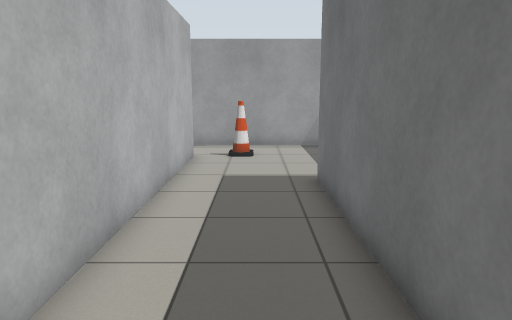
[1] (above)

24 first-person views from a walk through a robot-simulator world made for Gazebo. The camera is 1.2 m above the floor, tilts 10° down and sees 70° across. The floor is counted in squares, 0.5 m on a side. Each view is taken from the middle of a square. On the plan, view 1 faces up. The plan holds only what a view shows up to about 20 squares ahead; the rest is blank. The place goes on beyond the plan. Gazebo's built-in surfaces are drawn with simple patterns.

[2]
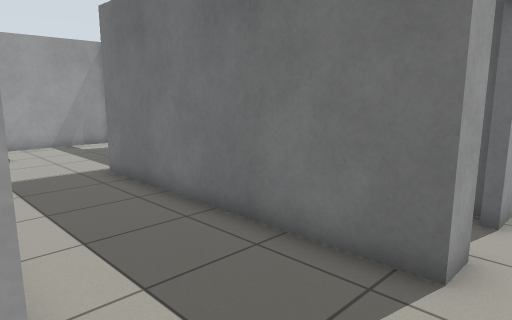

[3]
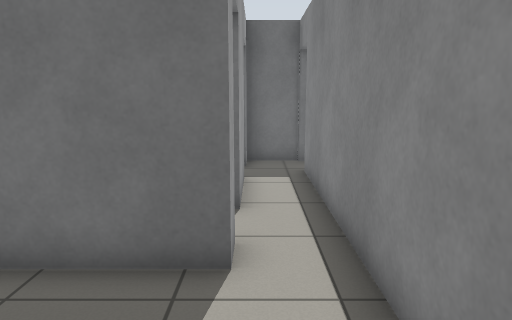

[4]
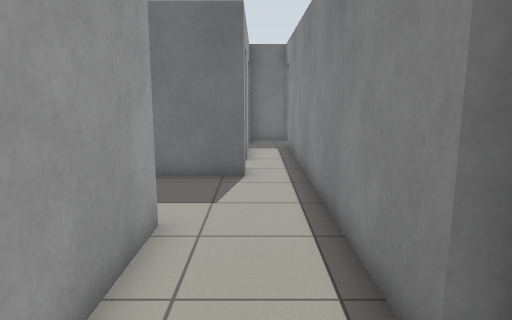

[5]
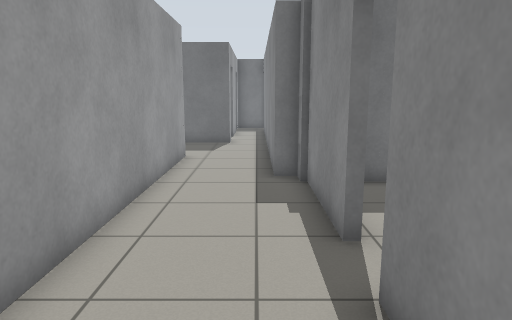

[6]
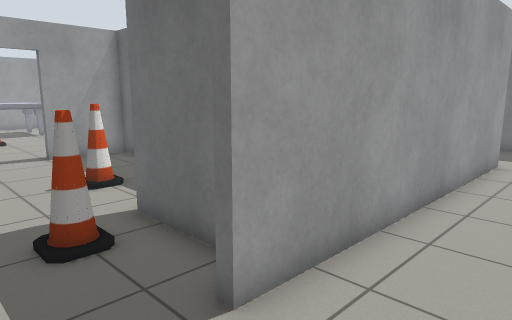

[7]
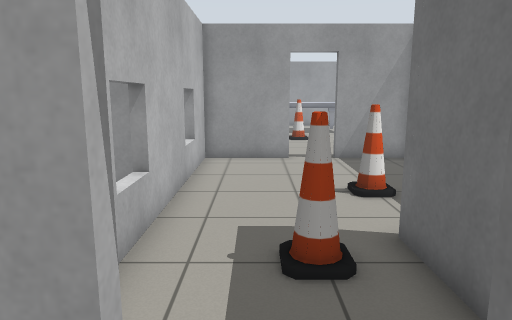

[8]
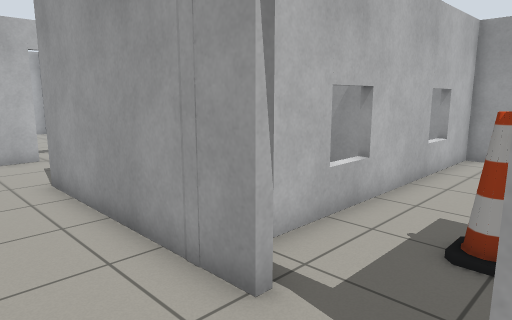

[9]
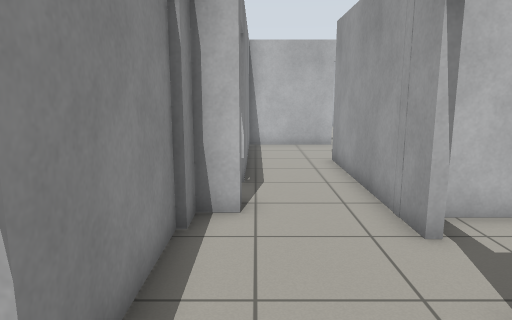

[10]
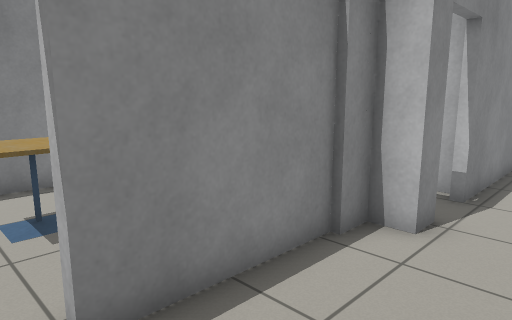

[11]
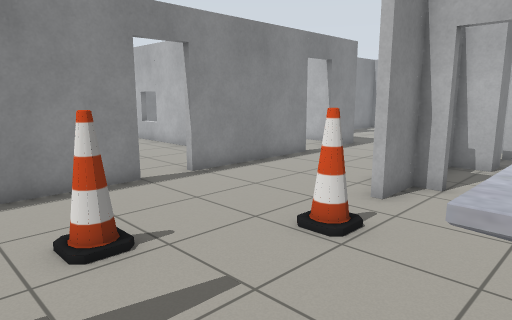

[12]
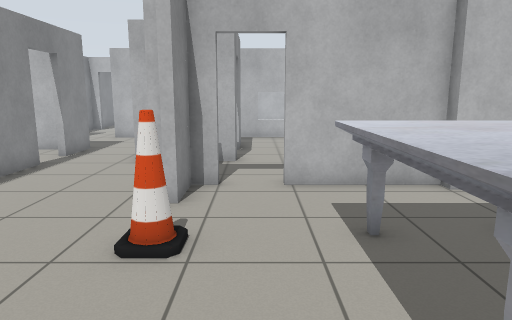

[13]
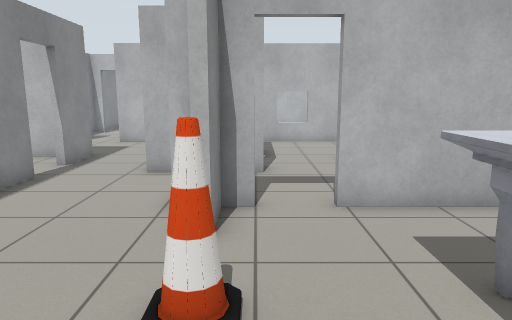

[14]
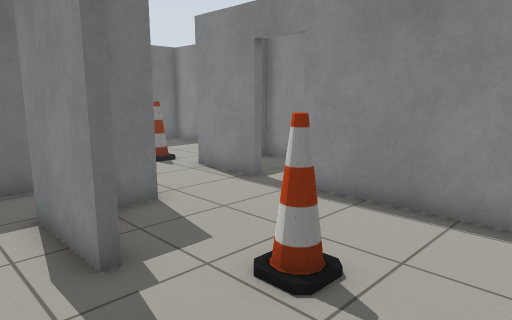

[15]
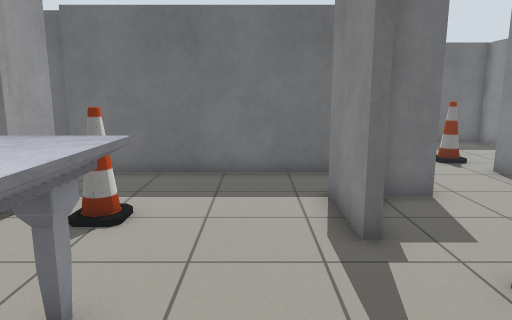

[16]
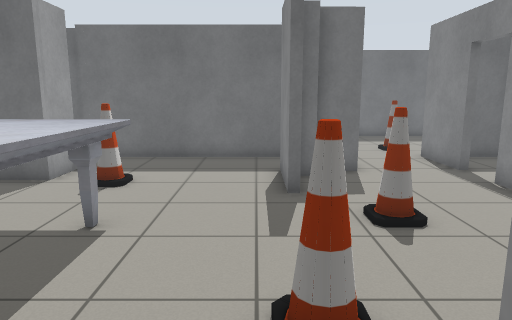

[17]
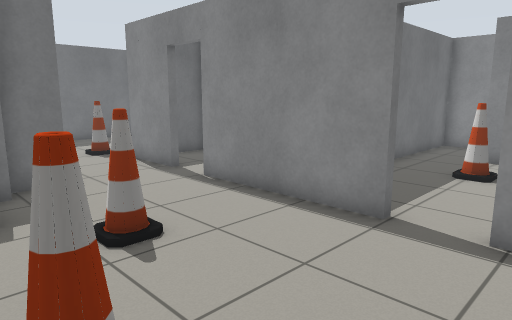

[18]
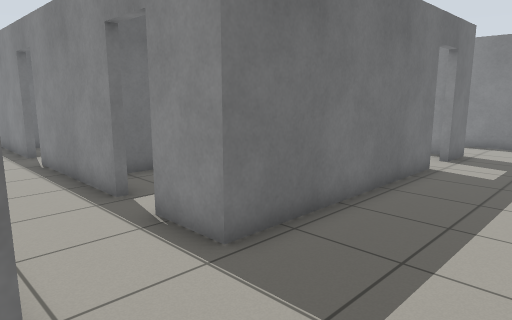

[19]
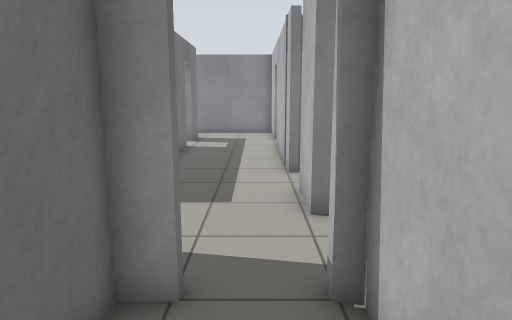

[20]
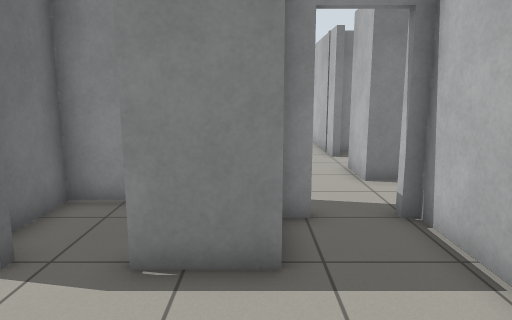

[21]
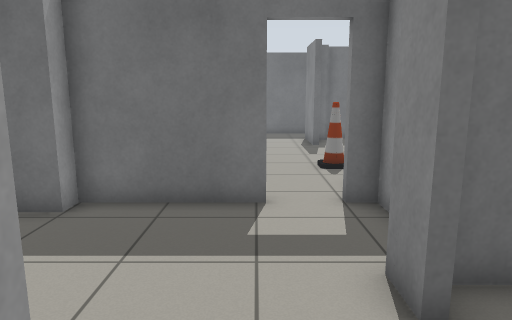

[22]
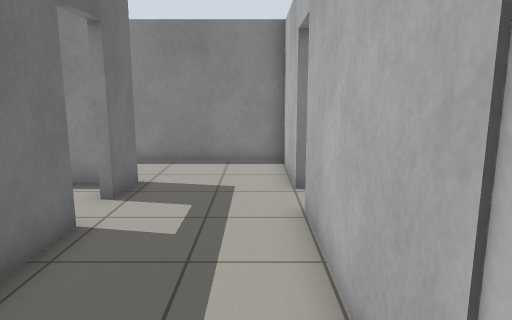

[23]
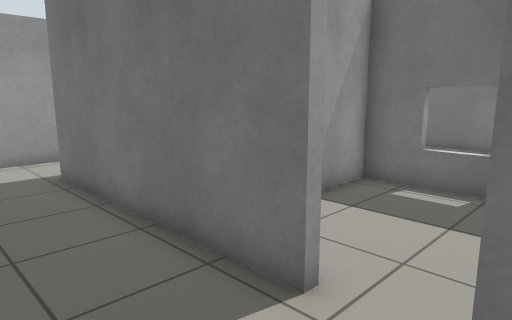

[24]
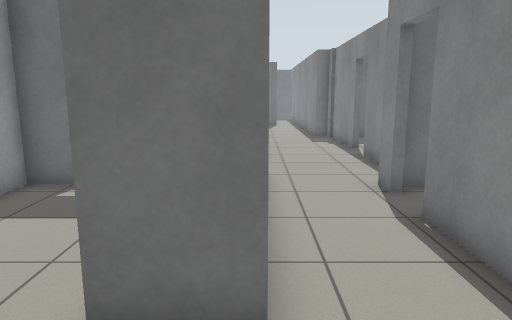

### Floor plan
Key: @ floor where view 1 was taken; # wall or solid block; . floor; D open door; = window, fence, low wall or low ledge; C cone; T cafe table; M marble table.
Columns run from 29 left of view 1 to 11 right of it. Each row starts with its distance up from view 1.
 27         ..###.      ..###.#
 26    .   ....#..MMM  M......#
 25 #..  # ....#..MMMMMM..C...#
 24 #..........#..MMMMMM......#
 23 =..........#...MMMMM......#
 22 #..........D..............#
 21 #..##DD##..D...C..........#
 20 #..# ..#######.CC....####.#
 19 DDD# ..##. #.......C...## #
 18 ...######..........C....###########
 17 ..................................
 16 #.................................
 15 #...........................CC....
 14 #...###DD######DD#####DD####......#
 13 ....##. ...#.......#   ...##......#
 12 #...##     #.......     ..##......#
 11 #...#      =.......     ####......#
 10 #...#      #.......#      ##...####
  9 #...#      #....C..#      ##...#
  8 #...#    ###.......#      # ...#
  7 #...# .....#.......#      # ...#
  6 #...##.....=...##..#      # ...#
  5 #...DD.....#..C##..#      # ...#
  4 D...DD...  #... # .#      # ...#
  3 D...##.    #... # .#      # ...#
  2 D...#########DD#############...#
  1 #..............................# D#
  0 #............................@.#DD###DD##
 -1 ########DD#............................#
 -2        #DD#######.####################DD
 -3            #####DD#   #
 -4                 .     #
 -5                ..     #
 -6               TTT

Positions as (right, up) in squares from view 1, and headings:
1: (0, 0), facing up
2: (-3, -1), facing up-right
3: (-3, 0), facing right
4: (-9, 0), facing right
5: (-17, -1), facing right
6: (-17, -1), facing up-right
7: (-16, 0), facing up
8: (-14, -1), facing up-left
9: (-11, -1), facing left
10: (-12, 1), facing down-left
11: (-8, 24), facing down-left
12: (-8, 22), facing left
13: (-10, 21), facing left
14: (-13, 22), facing down-right
15: (-14, 22), facing right
16: (-17, 21), facing right
17: (-16, 21), facing down-right
18: (-29, 18), facing down-right
19: (-28, 23), facing down
20: (-26, 26), facing down
21: (-26, 23), facing right
22: (-28, 12), facing down
23: (-28, 3), facing up-right
24: (-28, 2), facing right
